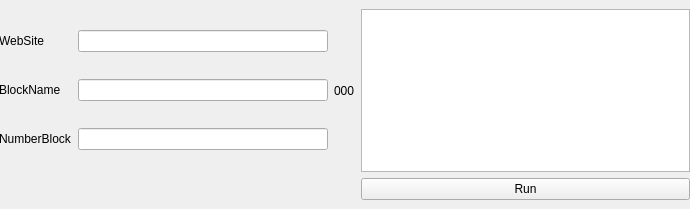
<?xml version="1.0" encoding="UTF-8"?>
<ui version="4.0">
 <class>MainWindow</class>
 <widget class="QMainWindow" name="MainWindow">
  <property name="geometry">
   <rect>
    <x>0</x>
    <y>0</y>
    <width>690</width>
    <height>209</height>
   </rect>
  </property>
  <property name="windowTitle">
   <string>MainWindow</string>
  </property>
  <widget class="QWidget" name="centralwidget">
   <widget class="QWidget" name="gridLayoutWidget_2">
    <property name="geometry">
     <rect>
      <x>-1</x>
      <y>9</y>
      <width>691</width>
      <height>191</height>
     </rect>
    </property>
    <layout class="QGridLayout" name="gridLayout_2">
     <item row="1" column="3">
      <widget class="QPushButton" name="run">
       <property name="text">
        <string>Run</string>
       </property>
      </widget>
     </item>
     <item row="0" column="3">
      <widget class="QTextEdit" name="textblock"/>
     </item>
     <item row="0" column="0">
      <layout class="QGridLayout" name="gridLayout">
       <item row="1" column="1">
        <widget class="QLineEdit" name="blockname"/>
       </item>
       <item row="2" column="1">
        <widget class="QLineEdit" name="numberblock"/>
       </item>
       <item row="0" column="1">
        <widget class="QLineEdit" name="website"/>
       </item>
       <item row="0" column="0">
        <widget class="QLabel" name="label">
         <property name="text">
          <string>WebSite</string>
         </property>
        </widget>
       </item>
       <item row="1" column="0">
        <widget class="QLabel" name="label_2">
         <property name="text">
          <string>BlockName</string>
         </property>
        </widget>
       </item>
       <item row="2" column="0">
        <widget class="QLabel" name="label_3">
         <property name="text">
          <string>NumberBlock</string>
         </property>
        </widget>
       </item>
      </layout>
     </item>
     <item row="0" column="2">
      <widget class="QLabel" name="counter">
       <property name="text">
        <string>000</string>
       </property>
      </widget>
     </item>
    </layout>
   </widget>
  </widget>
 </widget>
 <resources/>
 <connections/>
</ui>
